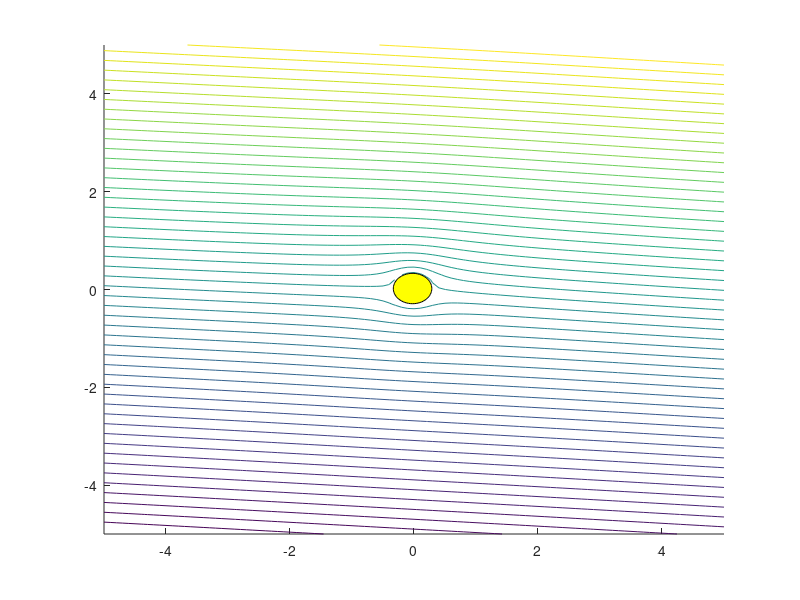

The MATLAB source for this figure: (Note: this script raises an error after producing the figure.)
%-------------------------------------------------------------------------
%                     JOUKOWSKI TRANSFORMATION
%-------------------------------------------------------------------------
% Created by:                   Dario Isola, Politecnico di Milano, Italy
% Date:                                                 29, october, 2005
%-------------------------------------------------------------------------
clear all
close all
clc
v_inf = 10;
v = v_inf/v_inf;
theta = 4;
theta = theta*pi/180;
s_x = -0.0231;
s_y = 0.02;
s = s_x + 1i*s_y;  % Use '1i' instead of 'i' for imaginary unit
r = 0.3106;
% FLUID PARAMETER
rho = 1.225;
% TRANSFORMATION PARAMETER
lambda = r-s;
% CIRCULATION
beta = (theta);
k = 2*r*v*sin(beta);
Gamma = k/(2*pi); %CIRCULATION
%COMPLEX ASYMPTOTIC SPEED 
w = v * exp(1i*theta);
%TOLERANCE
toll = +5e-2;
% GENERATING MESH
x = meshgrid(-5:.1:5);
y = x';
% COMPLEX PLANE
z = x + 1i*y;  % Use '1i' instead of 'i' for imaginary unit
% Inside-circle points are Excluded!
for a = 1:length(x)
    for b = 1:length(y)
        if abs(z(a,b)-s) <=  r - toll
            z(a,b) = NaN;
        end
    end
end
% AERODYNAMIC POTENTIAL
f = w*(z) + (v*exp(-1i*theta)*r^2)./(z-s) + 1i*k*log(z);
% JOUKOWSKI TRANSFORMATION, 
J = z+lambda^2./z;
%GRAPHIC - Circle and Joukowski Airfoil
angle = 0:.1:2*pi;
z_circle = r*(cos(angle)+1i*sin(angle)) + s;
z_airfoil = z_circle+lambda^2./z_circle;

% Mirror image points
z_circle_mirror = conj(z_circle);
z_airfoil_mirror = conj(z_airfoil);

% KUTTA JOUKOWSKI THEOREM
L = v_inf*rho*Gamma;
L_str = num2str(L);
%PLOTTING SOLUTION
figure(1)
hold on
contour(real(z),imag(z),imag(f),[-5:.2:5])
fill(real(z_circle),imag(z_circle),'y')
fill(real(z_circle_mirror),imag(z_circle_mirror),'g--')  % Mirror image in green
axis equal
axis([-5 5 -5 5])
title(strcat('Flow Around a Circle.   Lift:  ',L_str,'  [N/m]'));

figure(2)
hold on
contour(real(J),imag(J),imag(f),[-5:.2:5])
fill(real(z_airfoil),imag(z_airfoil),'y')
fill(real(z_airfoil_mirror),imag(z_airfoil_mirror),'g--')  % Mirror image in green
axis equal
axis([-5 5 -5 5])
title(strcat('Flow Around the Corresponding Airfoil.   Lift:  ',L_str,'  [N/m]'));
